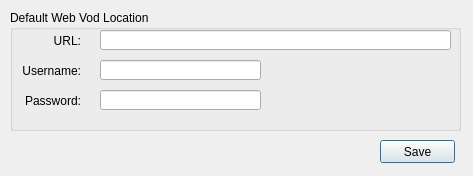
<?xml version="1.0" encoding="UTF-8"?>
<ui version="4.0">
 <class>SettingsDialog</class>
 <widget class="QDialog" name="SettingsDialog">
  <property name="geometry">
   <rect>
    <x>0</x>
    <y>0</y>
    <width>473</width>
    <height>176</height>
   </rect>
  </property>
  <property name="windowTitle">
   <string>Dialog</string>
  </property>
  <widget class="QGroupBox" name="groupBox">
   <property name="geometry">
    <rect>
     <x>10</x>
     <y>10</y>
     <width>451</width>
     <height>121</height>
    </rect>
   </property>
   <property name="title">
    <string>Default Web Vod Location</string>
   </property>
   <widget class="QLineEdit" name="lineEdit">
    <property name="geometry">
     <rect>
      <x>90</x>
      <y>20</y>
      <width>351</width>
      <height>20</height>
     </rect>
    </property>
   </widget>
   <widget class="QLabel" name="label">
    <property name="geometry">
     <rect>
      <x>10</x>
      <y>20</y>
      <width>61</width>
      <height>21</height>
     </rect>
    </property>
    <property name="text">
     <string>URL:</string>
    </property>
    <property name="alignment">
     <set>Qt::AlignRight|Qt::AlignTrailing|Qt::AlignVCenter</set>
    </property>
   </widget>
   <widget class="QLineEdit" name="lineEdit_2">
    <property name="geometry">
     <rect>
      <x>90</x>
      <y>50</y>
      <width>161</width>
      <height>20</height>
     </rect>
    </property>
   </widget>
   <widget class="QLineEdit" name="lineEdit_3">
    <property name="geometry">
     <rect>
      <x>90</x>
      <y>80</y>
      <width>161</width>
      <height>20</height>
     </rect>
    </property>
   </widget>
   <widget class="QLabel" name="label_2">
    <property name="geometry">
     <rect>
      <x>10</x>
      <y>50</y>
      <width>61</width>
      <height>21</height>
     </rect>
    </property>
    <property name="text">
     <string>Username:</string>
    </property>
    <property name="alignment">
     <set>Qt::AlignRight|Qt::AlignTrailing|Qt::AlignVCenter</set>
    </property>
   </widget>
   <widget class="QLabel" name="label_3">
    <property name="geometry">
     <rect>
      <x>10</x>
      <y>80</y>
      <width>61</width>
      <height>21</height>
     </rect>
    </property>
    <property name="text">
     <string>Password:</string>
    </property>
    <property name="alignment">
     <set>Qt::AlignRight|Qt::AlignTrailing|Qt::AlignVCenter</set>
    </property>
   </widget>
  </widget>
  <widget class="QPushButton" name="pushButton">
   <property name="geometry">
    <rect>
     <x>380</x>
     <y>140</y>
     <width>75</width>
     <height>23</height>
    </rect>
   </property>
   <property name="text">
    <string>Save</string>
   </property>
  </widget>
 </widget>
 <resources/>
 <connections/>
</ui>
